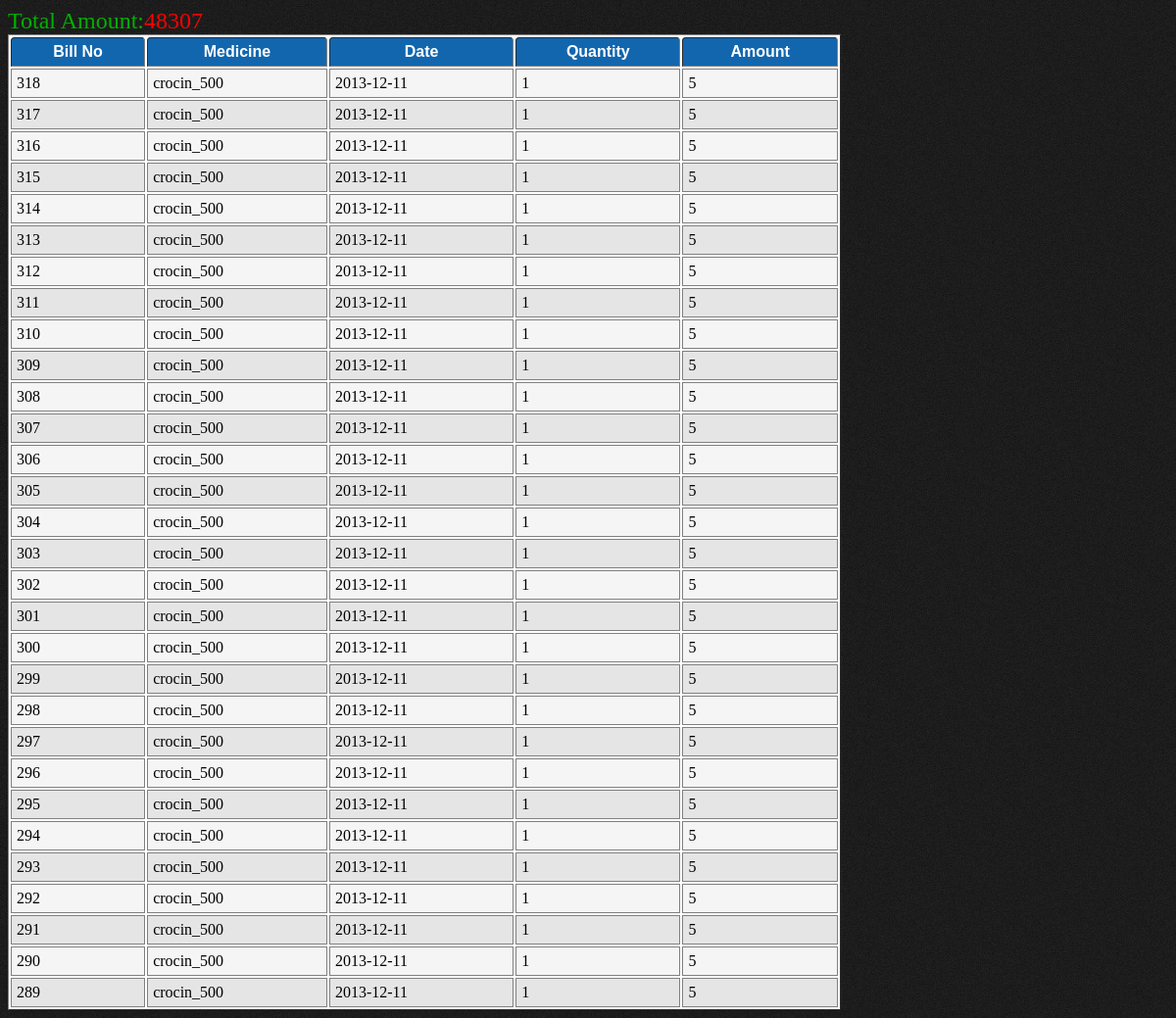
/lastmonthsale.php (signed in), run on the app's committed database.
### tables this page shows
CREATE TABLE IF NOT EXISTS `totalsale` (
  `slip` int(10) NOT NULL AUTO_INCREMENT,
  `medicine` varchar(40) DEFAULT NULL,
  `date` date DEFAULT NULL,
  `quantity` int(5) DEFAULT NULL,
  `mfg` date NOT NULL,
  `rate` int(5) DEFAULT NULL,
  `amount` int(10) DEFAULT NULL,
  PRIMARY KEY (`slip`)
);

### lastmonthsale.php (the view, shortened to what this page needs)
<?php
if(isset($_SESSION['is_logged_in']))
{
?>
<head>
<link href='earning.css' rel='stylesheet' type='text/css'/>
<link href='style/trtd.css' rel='stylesheet' type='text/css'/>
</head><font face=vani size=5>
<?php
$t6="totalsale";
$sqlprice="select sum(amount) from $t6;";
$resultprice=mysql_query($sqlprice) or die("sqlprice".mysql_error());
$rowprice=mysql_fetch_array($resultprice);
echo("<font face=vani color=ruby size=5>Total Amount:</font><font face=vani color=red size=5>");
echo($rowprice['sum(amount)']);
?>
<table class="oddeven" width=100% border=1><thead  bgcolor="skyblue"><tr><th>Bill No</th><th>Medicine</th><th> Date</th><th>Quantity</th><th>Amount</th></tr></thead>
<tbody>
<?php
$sql="select*from $t6 ORDER BY `slip` desc limit 30";
$result=mysql_query($sql) or die("Sql100".mysql_error());
while($row=mysql_fetch_array($result))
{
?>
<tr><td><?php echo($row["slip"])?></td><td><?php echo $row["medicine"]?></td><td><?php echo $row["date"]?></td><td><?php echo $row["quantity"]?></td><td><?php echo $row["amount"]?></td></tr>
<?php
}
?>
</tbody>
</table>
<?php
}
else
header('Location:login.php');
?>

### earning.css (style rules this page uses)
table { background:white; }
.oddeven { width:850; }
.oddeven td { padding:5px; padding-left:5px; border:1px groove gray; }
.oddeven thead th { background-color:#1266ae; padding:5px; color:white; font-family:arial; border-top-left-radius:4px; border-top-right-radius:4px; }

### style/trtd.css (style rules this page uses)
.odd { background-color:#e5e5e5; }
.even { background-color:#f5f5f5; }

### data on the page
totalsale: slip "318", medicine "crocin_500", date "2013-12-11", quantity "1", amount "5"
totalsale: slip "317", medicine "crocin_500", date "2013-12-11", quantity "1", amount "5"
totalsale: slip "316", medicine "crocin_500", date "2013-12-11", quantity "1", amount "5"
totalsale: slip "315", medicine "crocin_500", date "2013-12-11", quantity "1", amount "5"
totalsale: slip "314", medicine "crocin_500", date "2013-12-11", quantity "1", amount "5"
totalsale: slip "313", medicine "crocin_500", date "2013-12-11", quantity "1", amount "5"
totalsale: slip "312", medicine "crocin_500", date "2013-12-11", quantity "1", amount "5"
totalsale: slip "311", medicine "crocin_500", date "2013-12-11", quantity "1", amount "5"
totalsale: slip "310", medicine "crocin_500", date "2013-12-11", quantity "1", amount "5"
totalsale: slip "309", medicine "crocin_500", date "2013-12-11", quantity "1", amount "5"
totalsale: slip "308", medicine "crocin_500", date "2013-12-11", quantity "1", amount "5"
totalsale: slip "307", medicine "crocin_500", date "2013-12-11", quantity "1", amount "5"
totalsale: slip "306", medicine "crocin_500", date "2013-12-11", quantity "1", amount "5"
totalsale: slip "305", medicine "crocin_500", date "2013-12-11", quantity "1", amount "5"
totalsale: slip "304", medicine "crocin_500", date "2013-12-11", quantity "1", amount "5"
totalsale: slip "303", medicine "crocin_500", date "2013-12-11", quantity "1", amount "5"
totalsale: slip "302", medicine "crocin_500", date "2013-12-11", quantity "1", amount "5"
totalsale: slip "301", medicine "crocin_500", date "2013-12-11", quantity "1", amount "5"
totalsale: slip "300", medicine "crocin_500", date "2013-12-11", quantity "1", amount "5"
totalsale: slip "299", medicine "crocin_500", date "2013-12-11", quantity "1", amount "5"
totalsale: slip "298", medicine "crocin_500", date "2013-12-11", quantity "1", amount "5"
totalsale: slip "297", medicine "crocin_500", date "2013-12-11", quantity "1", amount "5"
totalsale: slip "296", medicine "crocin_500", date "2013-12-11", quantity "1", amount "5"
totalsale: slip "295", medicine "crocin_500", date "2013-12-11", quantity "1", amount "5"
totalsale: slip "294", medicine "crocin_500", date "2013-12-11", quantity "1", amount "5"
totalsale: slip "293", medicine "crocin_500", date "2013-12-11", quantity "1", amount "5"
totalsale: slip "292", medicine "crocin_500", date "2013-12-11", quantity "1", amount "5"
totalsale: slip "291", medicine "crocin_500", date "2013-12-11", quantity "1", amount "5"
totalsale: slip "290", medicine "crocin_500", date "2013-12-11", quantity "1", amount "5"
totalsale: slip "289", medicine "crocin_500", date "2013-12-11", quantity "1", amount "5"

### other printed values
$rowprice['sum(amount)'] "48307"
